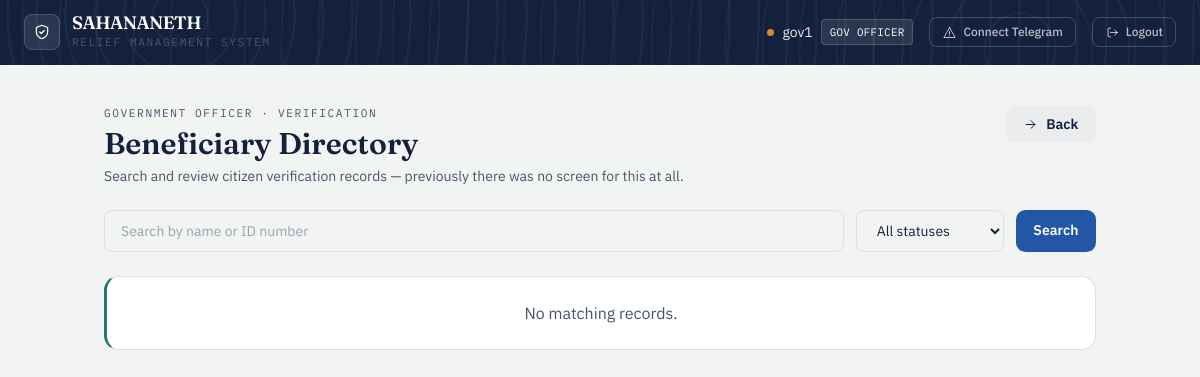
/gov/beneficiaries (signed in), run on an earlier commit of the app's database.
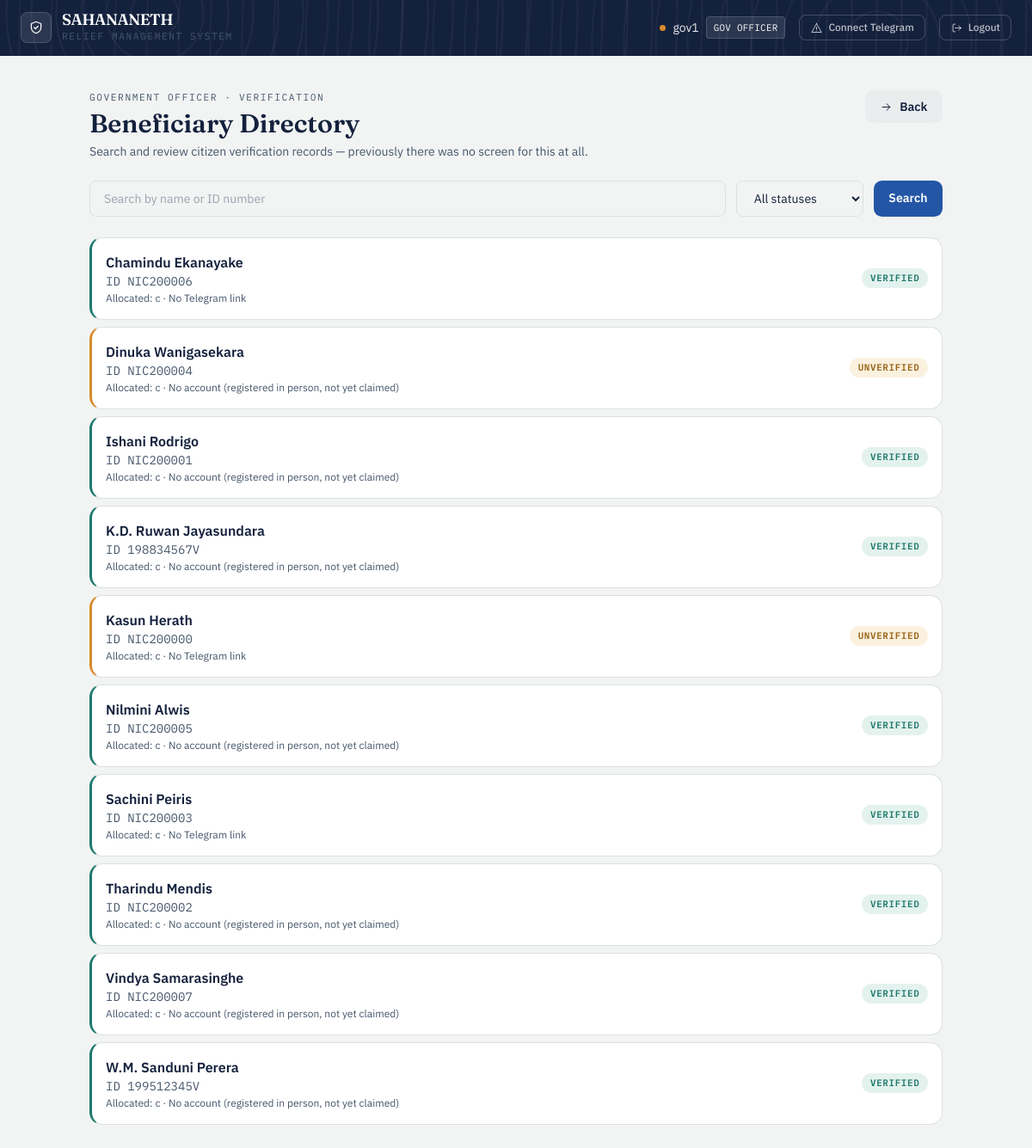
And on a later commit of the database.
### app/models/beneficiary.py (models this page shows, shortened)
class Beneficiary(db.Model):
    __tablename__ = 'beneficiaries'
    id = db.Column(db.Integer, primary_key=True)
    identification_number = db.Column(db.String(50), unique=True, nullable=False)
    full_name = db.Column(db.String(150), nullable=False)
    is_verified = db.Column(db.Boolean, default=False)
    allocated_shelter_id = db.Column(db.Integer, db.ForeignKey('shelters.id'), nullable=True)
    user_id = db.Column(db.Integer, db.ForeignKey('users.id'), nullable=True)
    created_at = db.Column(db.DateTime, default=datetime.utcnow)
    shelter = db.relationship('Shelter', backref='beneficiaries')
    user = db.relationship('User', backref='beneficiary_profile')

### app/models/shelter.py (models this page shows, shortened)
class Shelter(db.Model):
    __tablename__ = 'shelters'
    id = db.Column(db.Integer, primary_key=True)
    shelter_name = db.Column(db.String(150), nullable=False)
    latitude = db.Column(db.Float, nullable=True)
    longitude = db.Column(db.Float, nullable=True)
    maximum_capacity = db.Column(db.Integer, nullable=False)
    current_occupancy_count = db.Column(db.Integer, default=0)
    address = db.Column(db.String(255), nullable=True)
    country = db.Column(db.String(100), nullable=True)
    region = db.Column(db.String(100), nullable=True)   # state / province / district
    city = db.Column(db.String(100), nullable=True)
    status = db.Column(
    db.Enum('pending_approval', 'active', 'inactive',
            name='shelter_status_enum'),
    default='pending_approval',
    nullable=False
)
    created_by_id = db.Column(db.Integer, db.ForeignKey('users.id'), nullable=False)
    approved_by_id = db.Column(db.Integer, db.ForeignKey('users.id'), nullable=True)
    created_at = db.Column(db.DateTime, default=datetime.utcnow)
    created_by = db.relationship('User', foreign_keys=[created_by_id], backref='created_shelters')
    approved_by = db.relationship('User', foreign_keys=[approved_by_id], backref='approved_shelters')
    inventory_items = db.relationship('ShelterInventory', backref='shelter', cascade='all, delete-orphan')

### app/routes/gov_officer.py (the view)
@gov_bp.route('/beneficiaries')
@login_required
@role_required('gov_officer')
@active_required
def beneficiaries():
    from app.services.beneficiary_service import search_and_filter
    q = request.args.get('q', '').strip()
    verified = request.args.get('verified', '')
    results = search_and_filter(q=q, verified=verified)
    return render_template('gov_officer/beneficiaries.html', results=results, q=q, verified=verified)

### app/models/user.py (called while the page is built)
@login_manager.user_loader
def load_user(user_id):
    return User.query.get(int(user_id))

    @property
    def telegram_linked(self):
        return self.telegram_chat_id is not None

### app/services/beneficiary_service.py (called while the page is built)
def search_and_filter(q='', verified='', shelter_id=None, limit=200):
    query = Beneficiary.query
    if q:
        like = f'%{q.strip()}%'
        query = query.filter(db.or_(
            Beneficiary.full_name.ilike(like),
            Beneficiary.identification_number.ilike(like),
        ))
    if verified == 'yes':
        query = query.filter(Beneficiary.is_verified.is_(True))
    elif verified == 'no':
        query = query.filter(Beneficiary.is_verified.is_(False))
    if shelter_id:
        query = query.filter(Beneficiary.allocated_shelter_id == shelter_id)
    return query.order_by(Beneficiary.full_name).limit(limit).all()

### app/utils.py (called while the page is built)
def role_required(*roles):
    def decorator(f):
        @wraps(f)
        def decorated_function(*args, **kwargs):
            if not current_user.is_authenticated:
                abort(401)
            if current_user.role_level not in roles:
                abort(403)
            return f(*args, **kwargs)
        return decorated_function
    return decorator

### app/templates/gov_officer/beneficiaries.html (shortened to what this page needs)
{% extends "base.html" %}
{% block content %}
<div class="max-w-5xl mx-auto mt-10 px-4 pb-16">
    <div class="mb-6 flex flex-wrap items-start justify-between gap-3">
        <div>
            <div class="eyebrow">Government Officer · Verification</div>
            <h1 class="mt-1 font-display text-3xl font-semibold text-ink">Beneficiary Directory</h1>
            <p class="mt-1 text-sm text-slate">Search and review citizen verification records — previously there was no screen for this at all.</p>
        </div>
        <a href="/auth/dashboard" class="btn-ghost inline-flex items-center gap-2">
            <svg class="icon" style="width:15px;height:15px"><use href="#icon-arrow-right"/></svg>
            Back
        </a>
    </div>
    <form method="GET" class="flex flex-wrap gap-3 mb-6">
        <input type="text" name="q" value="{{ q }}" placeholder="Search by name or ID number"
            class="flex-1 min-w-[220px] rounded-lg border border-line bg-paper px-4 py-2.5 text-sm text-ink focus:border-civic focus:outline-none focus:ring-2 focus:ring-civic/40" />
        <select name="verified" class="rounded-lg border border-line bg-paper px-4 py-2.5 text-sm text-ink">
            <option value="" {{ 'selected' if not verified }}>All statuses</option>
        </select>
        <button type="submit" class="btn-primary">Search</button>
    </form>
    {% if results %}
    <div class="space-y-2">
        {% for b in results %}
        <div class="ledger-card {{ 'tone-relief' if b.is_verified else 'tone-amber' }} p-4 flex justify-between items-center flex-wrap gap-2">
            <div>
                <p class="font-semibold text-ink">{{ b.full_name }}</p>
                <p class="text-sm text-slate font-mono">ID {{ b.identification_number }}</p>
                <p class="text-xs text-slate mt-0.5">
                    {% if b.shelter %}Allocated: {{ b.shelter.shelter_name }}{% else %}No shelter allocated{% endif %}
                    {% if b.user %} · {% if b.user.telegram_chat_id %}Telegram linked{% else %}No Telegram link{% endif %}{% else %} · No account (registered in person, not yet claimed){% endif %}
                </p>
            </div>
            <span class="status-pill {{ 'status-approved' if b.is_verified else 'status-pending' }}">
                {{ 'Verified' if b.is_verified else 'Unverified' }}
            </span>
        </div>
        {% endfor %}
    </div>
    {% else %}
    <div class="ledger-card tone-relief p-6 text-center text-slate">No matching records.</div>
    {% endif %}
</div>
{% endblock %}

What changed in the data, as far as the page shows it:
added Beneficiary: full_name "Chamindu Ekanayake", identification_number "NIC200006", shelter.shelter_name "c", shows "No Telegram link", is_verified "VERIFIED"
added Beneficiary: full_name "Dinuka Wanigasekara", identification_number "NIC200004", shelter.shelter_name "c", shows "· No account (registered in person, not yet claimed)", is_verified "UNVERIFIED"
added Beneficiary: full_name "Ishani Rodrigo", identification_number "NIC200001", shelter.shelter_name "c", shows "· No account (registered in person, not yet claimed)", is_verified "VERIFIED"
added Beneficiary: full_name "K.D. Ruwan Jayasundara", identification_number "198834567V", shelter.shelter_name "c", shows "· No account (registered in person, not yet claimed)", is_verified "VERIFIED"
added Beneficiary: full_name "Kasun Herath", identification_number "NIC200000", shelter.shelter_name "c", shows "No Telegram link", is_verified "UNVERIFIED"
added Beneficiary: full_name "Nilmini Alwis", identification_number "NIC200005", shelter.shelter_name "c", shows "· No account (registered in person, not yet claimed)", is_verified "VERIFIED"
added Beneficiary: full_name "Sachini Peiris", identification_number "NIC200003", shelter.shelter_name "c", shows "No Telegram link", is_verified "VERIFIED"
added Beneficiary: full_name "Tharindu Mendis", identification_number "NIC200002", shelter.shelter_name "c", shows "· No account (registered in person, not yet claimed)", is_verified "VERIFIED"
added Beneficiary: full_name "Vindya Samarasinghe", identification_number "NIC200007", shelter.shelter_name "c", shows "· No account (registered in person, not yet claimed)", is_verified "VERIFIED"
added Beneficiary: full_name "W.M. Sanduni Perera", identification_number "199512345V", shelter.shelter_name "c", shows "· No account (registered in person, not yet claimed)", is_verified "VERIFIED"
Also different on the page:
text no longer shown: "No matching records."
